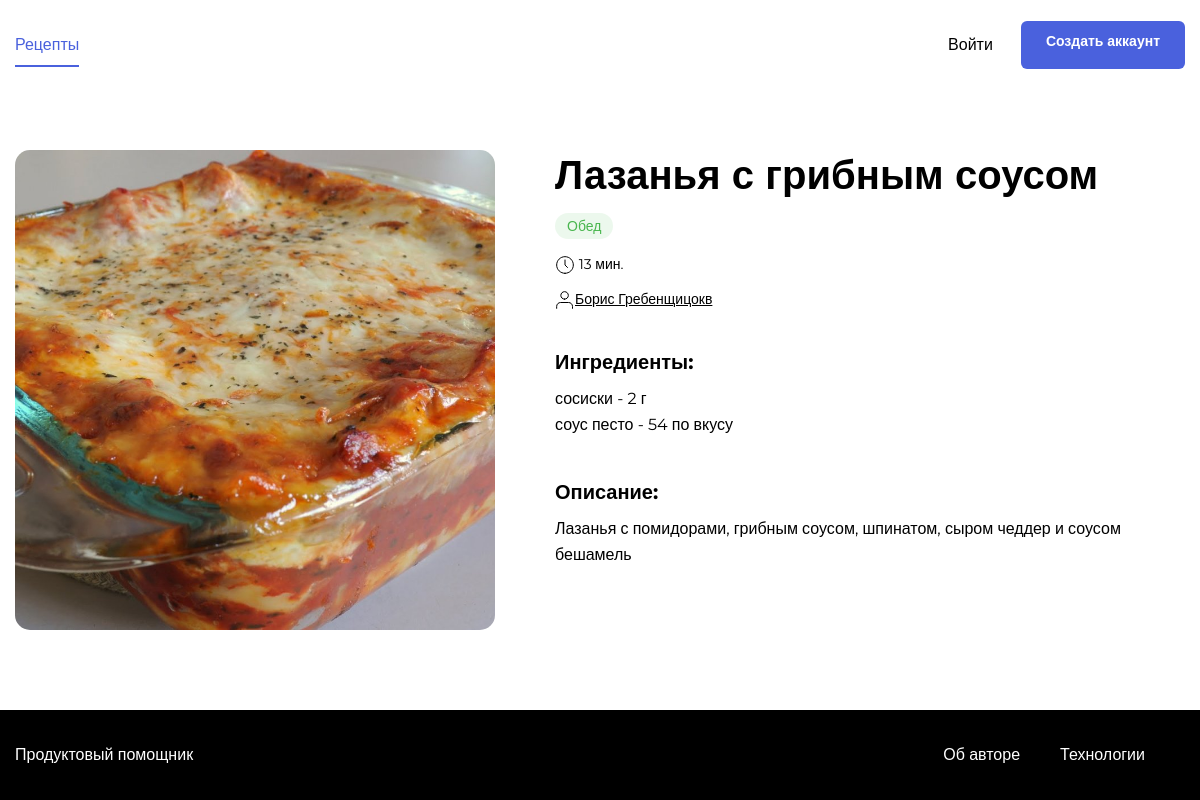
/test_user_4/42/, run on the app's committed database.
### recipes/models.py (models this page shows, shortened)
class Recipe(models.Model):
    author = models.ForeignKey(
        User, on_delete=models.CASCADE, related_name="recipes"
    )
    title = models.CharField(max_length=255, verbose_name="Название")
    image = models.ImageField(upload_to="image/", verbose_name="Путь до файла")
    description = models.TextField(verbose_name="Описание")
    ingredient = models.ManyToManyField(
        Ingredient, through=IngredientAmount
    )
    tags = models.ManyToManyField(Tag, related_name="recipes")
    cooking_time = models.IntegerField(
        default=10, verbose_name="Время приготовления")
    pub_date = models.DateTimeField(
        "date published", auto_now_add=True, db_index=True)
    class Meta:
        ordering = ("-pub_date", )

class Tag(models.Model):
    title = models.CharField(max_length=255, verbose_name="Название")
    slug = models.SlugField(max_length=255, unique=True, verbose_name="Slug")
    color = models.CharField(max_length=255, verbose_name="Цвет")

class IngredientAmount(models.Model):
    amount = models.IntegerField(verbose_name="Кол-во")
    ingredient = models.ForeignKey("Ingredient", on_delete=models.CASCADE)
    recipe = models.ForeignKey("Recipe", on_delete=models.CASCADE)

class Ingredient(models.Model):
    title = models.CharField(max_length=255, verbose_name="Название")
    unit = models.CharField(max_length=255, verbose_name="Мера измерения")

### recipes/views.py (the view)
# urls.py: path("<str:username>/<int:recipe_id>/", views.recipe_view_page,
def recipe_view_page(request, username, recipe_id):
    recipe = get_object_or_404(Recipe, id=recipe_id, author__username=username)
    ingredients = IngredientAmount.objects.filter(recipe_id=recipe_id)
    author = get_object_or_404(User, username=username)
    if request.user.is_authenticated:
        favorites = get_favorites(request)
        purchases = Recipe.objects.filter(
            purchase_recipe__user=request.user)
    else:
        favorites, purchases = [], []
    return render(request, "recipe_view_page.html", {
        "author": author,
        "recipe": recipe,
        "ingredients": ingredients,
        "favorites": favorites,
        "purchases": purchases,
    })

### recipes/utils.py (called while the page is built)
def get_purchases_count(request):
    purchases_count = 0
    if request.user.is_authenticated:
        purchases_count = Recipe.objects.filter(
            purchase_recipe__user=request.user
        ).count()
    return {"purchases_count": purchases_count}

def get_followings(request):
    if request.user.is_authenticated:
        return {"followings": request.user.follower.values_list(
            "following_id", flat=True
        )}
    else:
        return {}

### recipes/templates/recipe_view_page.html (shortened to what this page needs)
{% extends 'base.html' %}
{% load static %}
{% block style %}
    <link rel="stylesheet" href="{% static 'pages/single.css' %}">
{% endblock %}
{% block content %}
    <main class="main container">
        <div class="single-card" data-id="{{ recipe.pk }}" data-author="{{ author.id }}">
            {% load thumbnail %}
                {% thumbnail recipe.image "480x480" crop="center" upscale=True as im %}
                <img src="{{ im.url }}" alt="{{ recipe.title }}" class="single-card__image" width="480" height="480">
            {% endthumbnail %}
            <div class="single-card__info">
            <div class="single-card__header-info">
                <h1 class="single-card__title">{{ recipe.title }}</h1>
            </div>
            <ul class="single-card__items">
                {% for tag in recipe.tags.all %}
                    {% if tag == 'dinner' %}
                        <li class="card__item"><span class="badge badge_style_purple">Ужин</span></li>
                    {% elif tag.slug == 'breakfast' %}
                        <li class="card__item"><span class="badge badge_style_orange">Завтрак</span></li>
                    {% elif tag.slug == 'lunch' %}
                        <li class="card__item"><span class="badge badge_style_green">Обед</span></li>
                    {% endif %}
                {% endfor %}
            </ul>
            <div class="single-card__items single-card__items_column">
                <p class="single-card__text"><span class="icon-time"></span> {{ recipe.cooking_time }} мин.</p>
                <ul class="single-card__items">
                <li class="single-card__item"><p class="single-card__text"><span class="icon-user"></span><a style="color: #000" href="{% url 'user_recipe_view_page' recipe.author.username %}">{{ recipe.author.get_full_name }}</a></p></li>
                </ul>
            </div>
            <div class="single-card__section">
                <h3 class="single-card__section-title">Ингредиенты:</h3>
                <div class="single-card__items single-card__items_column">
                    {% for ingredient in ingredients.all %}
                        <p class=" single-card__section-item">{{ ingredient.ingredient.title }} - {{ ingredient.amount }} {{ ingredient.ingredient.unit }}</p>
                    {% endfor %}
                </div>
            </div>
            <div class="single-card__section">
                <h3 class="single-card__section-title">Описание:</h3>
                <p class=" single-card__section-text">{{ recipe.description }}</p>
            </div>
        </div>
        </div>
    </main>
{% endblock %}

### recipes/static/pages/single.css (style rules this page uses)
* { box-sizing: border-box; }
html, body { min-height: 100%; }

### recipes/static/blocks/body/body.css (style rules this page uses)
.body { display: flex; flex-direction: column; }

### recipes/static/blocks/container/container.css (style rules this page uses)
.container { max-width: 1200px; padding: 0 15px; margin: 0 auto; width: 100%; }

### recipes/static/blocks/main/main.css (style rules this page uses)
.main { padding-top: 60px; padding-bottom: 80px; flex: 1 0 auto; min-height: calc(100vh - 180px); }

### recipes/static/blocks/single-card/single-card.css (style rules this page uses)
.single-card { display: flex; justify-content: space-between; }

### recipes/static/blocks/single-card/__title/single-card__title.css (style rules this page uses)
.single-card__title { font-family: 'Montserrat', sans-serif; font-style: normal; font-weight: bold; font-size: 40px; line-height: 49px; color: #000000; margin: 0; }

### recipes/static/blocks/single-card/__image/single-card__image.css (style rules this page uses)
.single-card__image { object-fit: cover; align-self: flex-start; height: 480px; width: 480px; border-radius: 15px; }

### recipes/static/blocks/single-card/__info/single-card__info.css (style rules this page uses)
.single-card__info { display: flex; flex-direction: column; width: 100%; padding-left: 60px; }

### recipes/static/blocks/single-card/__header-info/single-card__header-info.css (style rules this page uses)
.single-card__header-info { display: flex; justify-content: space-between; margin: 0 0 18px; }

### recipes/static/blocks/single-card/__items/single-card__items.css (style rules this page uses)
.single-card__items { display: flex; flex-direction: row; list-style: none; padding: 0; margin: 0 0 20px; }

### recipes/static/blocks/single-card/__item/single-card__item.css (style rules this page uses)
.single-card__item { margin-right: 8px; height: 100%; }

### recipes/static/blocks/single-card/__text/single-card__text.css (style rules this page uses)
.single-card__text { font-family: 'Montserrat', sans-serif; font-style: normal; font-weight: normal; font-size: 14px; line-height: 17px; color: #000000; margin: 0 0 15px; padding: 0; }
.single-card__text:last-child { margin-bottom: 0; }

### recipes/static/blocks/single-card/__items/_column/single-card__items_column.css (style rules this page uses)
.single-card__items_column { flex-direction: column; max-height: 129px; flex-wrap: wrap; }

### recipes/static/blocks/single-card/__section/single-card__section.css (style rules this page uses)
.single-card__section { margin: 0 0 22px; }
.single-card__section:last-child { margin: 0; }

### recipes/static/blocks/single-card/__section-title/single-card__section-title.css (style rules this page uses)
.single-card__section-title { font-family: 'Montserrat', sans-serif; font-style: normal; font-weight: bold; font-size: 20px; line-height: 24px; color: #000000; margin: 0 0 12px; }

### recipes/static/blocks/single-card/__section-text/single-card__section-text.css (style rules this page uses)
.single-card__section-text { font-size: 16px; line-height: 26px; font-family: 'Montserrat', sans-serif; font-style: normal; font-weight: normal; color: #000000; margin: 0 0 27px; padding: 0; }

### recipes/static/blocks/single-card/__section-item/single-card__section-item.css (style rules this page uses)
.single-card__section-item { font-size: 16px; line-height: 26px; font-family: 'Montserrat', sans-serif; font-style: normal; font-weight: normal; color: #000000; margin: 0; padding: 0; width: max-content; }

### recipes/static/blocks/badge/badge.css (style rules this page uses)
.badge { color: #fff; background: #ddd; border-radius: 24px; padding: 4px 12px; font-style: normal; font-weight: 500; font-size: 14px; line-height: 17px; font-family: 'Montserrat', sans-serif; }

### recipes/static/blocks/badge/_style/badge_style_green.css (style rules this page uses)
.badge_style_green { background: rgba(73, 182, 78, 0.1); color: #49B64E; }

### data on the page
Recipe: title "Лазанья с грибным соусом", cooking_time "13", author.get_full_name "Борис Гребенщицокв", description "Лазанья с помидорами, грибным соусом, шпинатом, сыром чеддер и соусом бешамель"
Tag: slug "Обед"
IngredientAmount: ingredient "сосиски", amount "2", ingredient.unit "г"
IngredientAmount: ingredient "соус песто", amount "54", ingredient.unit "по вкусу"
